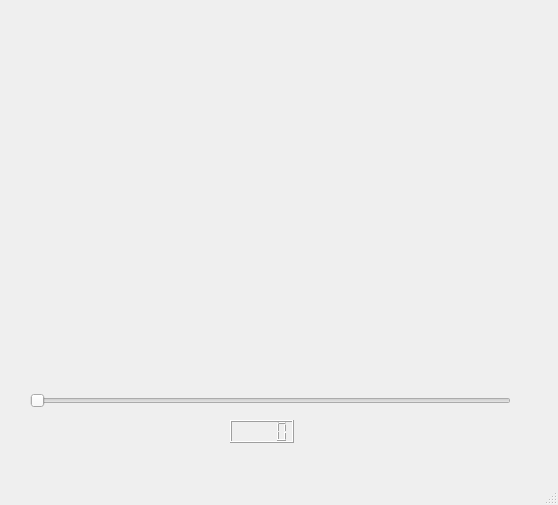
<?xml version="1.0" encoding="UTF-8"?>
<ui version="4.0">
 <class>MainWindow</class>
 <widget class="QMainWindow" name="MainWindow">
  <property name="geometry">
   <rect>
    <x>0</x>
    <y>0</y>
    <width>558</width>
    <height>505</height>
   </rect>
  </property>
  <property name="windowTitle">
   <string>MainWindow</string>
  </property>
  <widget class="QWidget" name="centralwidget">
   <widget class="QSlider" name="horizontalSlider">
    <property name="geometry">
     <rect>
      <x>30</x>
      <y>390</y>
      <width>481</width>
      <height>22</height>
     </rect>
    </property>
    <property name="orientation">
     <enum>Qt::Horizontal</enum>
    </property>
   </widget>
   <widget class="QLCDNumber" name="lcdNumber">
    <property name="geometry">
     <rect>
      <x>230</x>
      <y>420</y>
      <width>64</width>
      <height>23</height>
     </rect>
    </property>
   </widget>
   <widget class="QWidget" name="gridLayoutWidget">
    <property name="geometry">
     <rect>
      <x>40</x>
      <y>20</y>
      <width>471</width>
      <height>361</height>
     </rect>
    </property>
    <layout class="QGridLayout" name="gridLayout"/>
   </widget>
  </widget>
  <widget class="QMenuBar" name="menubar">
   <property name="geometry">
    <rect>
     <x>0</x>
     <y>0</y>
     <width>558</width>
     <height>22</height>
    </rect>
   </property>
  </widget>
  <widget class="QStatusBar" name="statusbar"/>
 </widget>
 <resources/>
 <connections/>
</ui>
